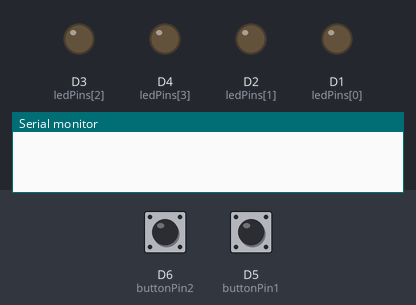
A sketch run on a simulated ESP8266 (NodeMCU). Parts: output pins drawn as LEDs (lit = HIGH), the last lines printed to the serial monitor. The test bench sets the inputs (shaded band); at power-on: D6 (buttonPin2) HIGH, D5 (buttonPin1) HIGH.

Above: at 1.2 s.
1.3 s: D6 (buttonPin2) pulled LOW for 0.15 s
At 2.3 s:
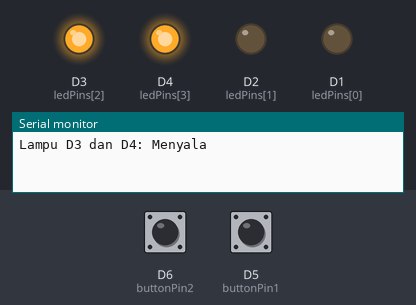
2.9 s: D5 (buttonPin1) pulled LOW for 0.15 s
At 3.6 s:
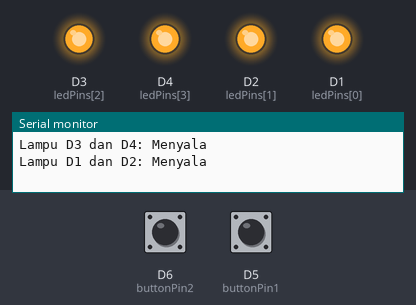
4.5 s: D6 (buttonPin2) pulled LOW for 1 s
At 4.8 s:
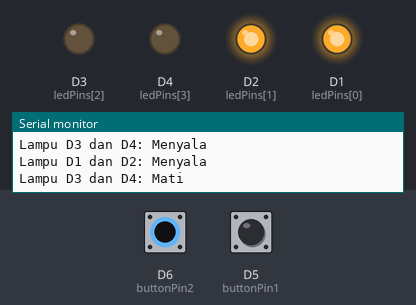
7.0 s: D6 (buttonPin2) pulled LOW for 3.2 s
At 7.9 s:
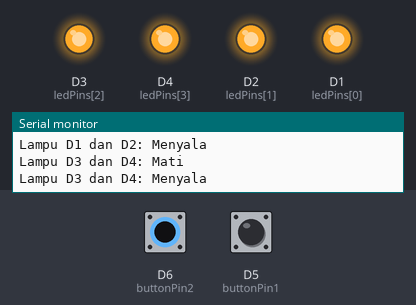
11.7 s: D5 (buttonPin1) pulled LOW for 1 s
At 12.6 s:
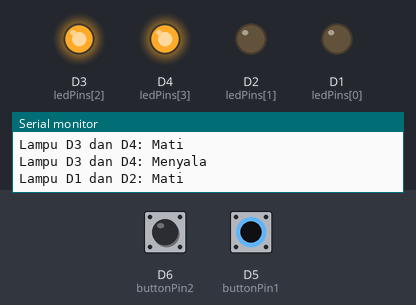
Timing chart, 0 to 14.7 s (numbered marks = the images above; inputs shaded):
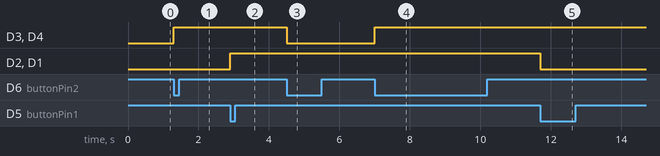

Measured:
- after the input at 1.3 s, D3 (ledPins[2]), D4 (ledPins[3]): LOW → HIGH at once
- after the input at 2.9 s, D2 (ledPins[1]), D1 (ledPins[0]): LOW → HIGH at once
- after the input at 4.5 s, D3 (ledPins[2]), D4 (ledPins[3]): HIGH → LOW at once
- after the input at 7.0 s, D3 (ledPins[2]), D4 (ledPins[3]): LOW → HIGH at once
- after the input at 11.7 s, D2 (ledPins[1]), D1 (ledPins[0]): HIGH → LOW at once

The sketch:

toggle_led.ino
```cpp
const int ledPins[] = {D1, D2, D3, D4};
const int buttonPin1 = D5; // Tombol 1 untuk mengontrol lampu D1 dan D2
const int buttonPin2 = D6; // Tombol 2 untuk mengontrol lampu D3 dan D4

void setup() {
  Serial.begin(9600); // Mulai komunikasi serial dengan baud rate 9600

  for (int i = 0; i < 4; i++) {
    pinMode(ledPins[i], OUTPUT); // Setiap pin LED sebagai OUTPUT
    digitalWrite(ledPins[i], LOW); // Matikan semua lampu saat inisialisasi
  }

  pinMode(buttonPin1, INPUT_PULLUP); // Set tombol 1 sebagai input dengan pull-up resistor
  pinMode(buttonPin2, INPUT_PULLUP); // Set tombol 2 sebagai input dengan pull-up resistor
}

void loop() {
  static int buttonState1 = HIGH; // Variabel untuk melacak status tombol 1
  static int buttonState2 = HIGH; // Variabel untuk melacak status tombol 2

  // Baca status tombol 1
  int newButtonState1 = digitalRead(buttonPin1);

  // Baca status tombol 2
  int newButtonState2 = digitalRead(buttonPin2);

  // Jika tombol 1 berubah dari HIGH menjadi LOW (ditekan)
  if (newButtonState1 == LOW && buttonState1 == HIGH) {
    // Toggle status lampu D1 dan D2
    digitalWrite(ledPins[0], !digitalRead(ledPins[0]));
    digitalWrite(ledPins[1], !digitalRead(ledPins[1]));

    // Cetak pesan ke Serial Monitor
    if (digitalRead(ledPins[0]) == HIGH && digitalRead(ledPins[1]) == HIGH) {
      Serial.println("Lampu D1 dan D2: Menyala");
    } else {
      Serial.println("Lampu D1 dan D2: Mati");
    }
  }

  // Jika tombol 2 berubah dari HIGH menjadi LOW (ditekan)
  if (newButtonState2 == LOW && buttonState2 == HIGH) {
    // Toggle status lampu D3 dan D4
    digitalWrite(ledPins[2], !digitalRead(ledPins[2]));
    digitalWrite(ledPins[3], !digitalRead(ledPins[3]));

    // Cetak pesan ke Serial Monitor
    if (digitalRead(ledPins[2]) == HIGH && digitalRead(ledPins[3]) == HIGH) {
      Serial.println("Lampu D3 dan D4: Menyala");
    } else {
      Serial.println("Lampu D3 dan D4: Mati");
    }
  }

  // Update status tombol 1 dan tombol 2
  buttonState1 = newButtonState1;
  buttonState2 = newButtonState2;
}
```
